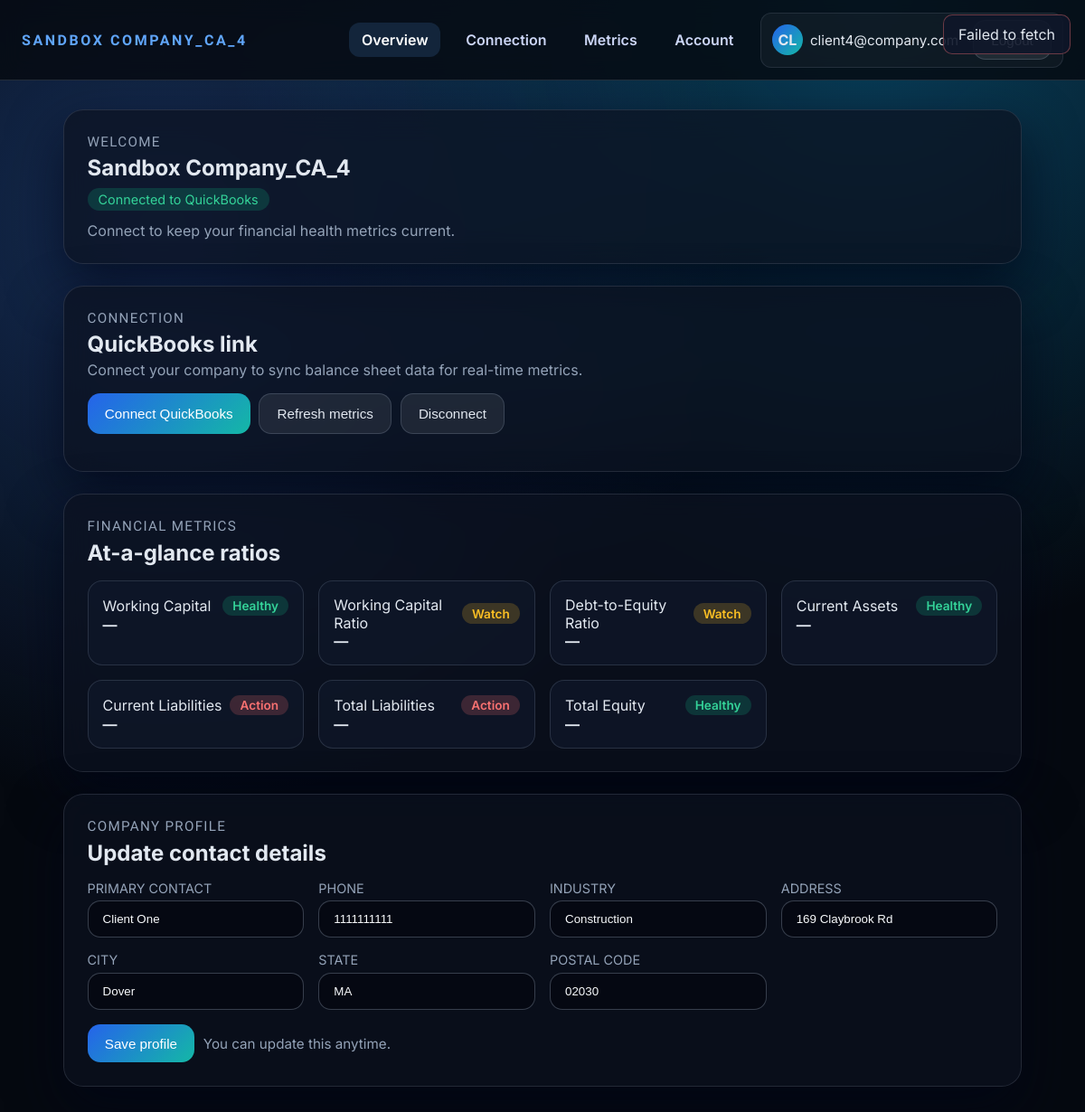
The page /app/overview (signed in) on the database its author committed.
### tables this page shows
CREATE TABLE clients (
                id INTEGER PRIMARY KEY AUTOINCREMENT,
                name TEXT NOT NULL,
                client_key TEXT NOT NULL UNIQUE,
                owner_user_id INTEGER NOT NULL,
                onboarding_completed INTEGER NOT NULL DEFAULT 0,
                created_at INTEGER NOT NULL,
                FOREIGN KEY(owner_user_id) REFERENCES users(id)
            );

CREATE TABLE users (
                id INTEGER PRIMARY KEY AUTOINCREMENT,
                email TEXT NOT NULL UNIQUE,
                hashed_password TEXT NOT NULL,
                role TEXT NOT NULL,
                onboarding_completed INTEGER NOT NULL DEFAULT 0,
                created_at INTEGER NOT NULL
            );

CREATE TABLE client_profiles (
                client_id INTEGER PRIMARY KEY,
                contact_name TEXT,
                phone TEXT,
                industry TEXT,
                address_line TEXT,
                city TEXT,
                state TEXT,
                postal_code TEXT,
                created_at INTEGER NOT NULL,
                updated_at INTEGER NOT NULL,
                FOREIGN KEY(client_id) REFERENCES clients(id) ON DELETE CASCADE
            );

### main.py (the view)
@app.get("/app/overview", response_class=HTMLResponse)
def app_overview(request: Request, section: Optional[str] = None, user: User = Depends(require_user)):
    if user.role != "client":
        return RedirectResponse("/", status_code=status.HTTP_303_SEE_OTHER)
    return templates.TemplateResponse("client_dashboard.html", _client_dashboard_context(request, user, section))

### templates/client_dashboard.html (shortened to what this page needs)
<!DOCTYPE html>
<html lang="en">
  <head>
  </head>
  <body>
    <header>
      <div class="brand">{{ client.name if client else "Client portal" }}</div>
      <nav>
        <a href="#overview" data-target="overview">Overview</a>
        <a href="#connect" data-target="connect">Connection</a>
        <a href="#metrics" data-target="metrics">Metrics</a>
        <a href="#account" data-target="account">Account</a>
      </nav>
      <div class="user-chip">
        <div class="avatar">{{ user.email[:2].upper() }}</div>
        <div style="font-size:0.95rem">{{ user.email }}</div>
        <form method="post" action="/logout">
          <button class="secondary" type="submit" style="margin-left:0.5rem">Logout</button>
        </form>
      </div>
    </header>
    {% if not client %}
    <main>
      <div class="glass">
        <h2>No client profile</h2>
        <p>Please contact your advisor so they can assign a company to your login.</p>
      </div>
    </main>
    {% else %}
    <main>
      <section class="glass" id="overview">
        <div class="section-title">Welcome</div>
        <h1>{{ client.name }}</h1>
        <div class="status-pill {{ 'connected' if client.connected else 'pending' }}" style="margin-top:0.5rem">
          {% if client.connected %}Connected to QuickBooks{% else %}Not connected{% endif %}
        </div>
        <p style="margin-top:0.75rem">Connect to keep your financial health metrics current.</p>
      </section>
      <section class="glass" id="connect">
        <div class="section-title">Connection</div>
        <h2>QuickBooks link</h2>
        <p>Connect your company to sync balance sheet data for real-time metrics.</p>
        <div class="button-row" style="margin-top:1rem; display:flex; gap:0.6rem; flex-wrap:wrap">
          <button class="primary" onclick="beginOAuth()">Connect QuickBooks</button>
          <button class="secondary" onclick="fetchMetrics()">Refresh metrics</button>
          <button class="secondary" onclick="disconnectClient()">Disconnect</button>
        </div>
      </section>
      <section class="glass" id="metrics">
        <div class="section-title">Financial metrics</div>
        <h2>At-a-glance ratios</h2>
        <div class="metrics-grid" style="margin-top:1rem">
          <div class="item">
            <div style="display:flex; justify-content:space-between; align-items:center">
              <span>Working Capital</span>
              <span class="pill good" id="chip-workingCapital">Healthy</span>
            </div>
            <strong id="workingCapital">—</strong>
          </div>
          <div class="item">
            <div style="display:flex; justify-content:space-between; align-items:center">
              <span>Working Capital Ratio</span>
              <span class="pill watch" id="chip-workingCapitalRatio">Watch</span>
            </div>
            <strong id="workingCapitalRatio">—</strong>
          </div>
          <div class="item">
            <div style="display:flex; justify-content:space-between; align-items:center">
              <span>Debt-to-Equity Ratio</span>
              <span class="pill watch" id="chip-debtToEquityRatio">Watch</span>
            </div>
            <strong id="debtToEquityRatio">—</strong>
          </div>
          <div class="item">
            <div style="display:flex; justify-content:space-between; align-items:center">
              <span>Current Assets</span>
              <span class="pill good" id="chip-currentAssets">Healthy</span>
            </div>
            <strong id="currentAssets">—</strong>
          </div>
          <div class="item">
            <div style="display:flex; justify-content:space-between; align-items:center">
              <span>Current Liabilities</span>
              <span class="pill bad" id="chip-currentLiabilities">Action</span>
            </div>
            <strong id="currentLiabilities">—</strong>
          </div>
          <div class="item">
            <div style="display:flex; justify-content:space-between; align-items:center">
              <span>Total Liabilities</span>
              <span class="pill bad" id="chip-totalLiabilities">Action</span>
            </div>
            <strong id="totalLiabilities">—</strong>
          </div>
          <div class="item">
            <div style="display:flex; justify-content:space-between; align-items:center">
              <span>Total Equity</span>
              <span class="pill good" id="chip-totalEquity">Healthy</span>
            </div>
            <strong id="totalEquity">—</strong>
          </div>
        </div>
      </section>
      <section class="glass" id="account">
        <div class="section-title">Company profile</div>
        <h2>Update contact details</h2>
        <form method="post" action="/client/profile" class="grid" style="margin-top:1rem">
          <div>
            <label for="contact_name">Primary contact</label>
            <input id="contact_name" name="contact_name" value="{{ client_profile.contact_name if client_profile else '' }}" />
          </div>
          <div>
            <label for="phone">Phone</label>
            <input id="phone" name="phone" value="{{ client_profile.phone if client_profile else '' }}" />
          </div>
          <div>
            <label for="industry">Industry</label>
            <input id="industry" name="industry" value="{{ client_profile.industry if client_profile else client.industry or '' }}" />
          </div>
          <div>
            <label for="address_line">Address</label>
            <input id="address_line" name="address_line" value="{{ client_profile.address_line if client_profile else '' }}" />
          </div>
          <div>
            <label for="city">City</label>
            <input id="city" name="city" value="{{ client_profile.city if client_profile else '' }}" />
          </div>
          <div>
            <label for="state">State</label>
            <input id="state" name="state" value="{{ client_profile.state if client_profile else '' }}" />
          </div>
          <div>
            <label for="postal_code">Postal code</label>
            <input id="postal_code" name="postal_code" value="{{ client_profile.postal_code if client_profile else '' }}" />
          </div>
          <div style="grid-column:1/-1; display:flex; gap:0.6rem; align-items:center">
            <button type="submit" class="primary">Save profile</button>
            <span style="color:#94a3b8; font-size:0.95rem">You can update this anytime.</span>
          </div>
        </form>
      </section>
    </main>
    <div class="toast-host" id="toastHost"></div>
    {% endif %}
  </body>
</html>

### templates/client_dashboard.html (style rules this page uses)
:root { font-family: "Inter", -apple-system, BlinkMacSystemFont, "Segoe UI", sans-serif; background: #050910; color: #e2e8f0; }
* { box-sizing: border-box; }
body { margin: 0; background: radial-gradient(circle at 15% 20%, rgba(59, 130, 246, 0.3), transparent 45%), radial-gradient(circle at 80% 0%, rgba(14, 165, 233, 0.35), transparent 45%), #050910; }
header { position: sticky; top: 0; z-index: 10; backdrop-filter: blur(12px); background: rgba(5, 9, 16, 0.8); border-bottom: 1px solid rgba(148, 163, 184, 0.2); padding: 0.85rem 1.5rem; display: flex; align-items: center; gap: 1rem; }
.brand { font-family: "Rajdhani", "Inter", sans-serif; letter-spacing: 0.16rem; text-transform: uppercase; color: #60a5fa; font-weight: 700; }
nav { margin-left: auto; display: flex; gap: 0.9rem; }
nav a { color: #cbd5f5; text-decoration: none; padding: 0.55rem 0.85rem; border-radius: 12px; font-weight: 600; }
nav a:hover, nav a.active { background: rgba(96, 165, 250, 0.15); color: #fff; }
.user-chip { display: flex; align-items: center; gap: 0.5rem; padding: 0.45rem 0.75rem; border-radius: 12px; background: rgba(255, 255, 255, 0.04); border: 1px solid rgba(148, 163, 184, 0.15); }
.avatar { width: 34px; height: 34px; border-radius: 50%; background: linear-gradient(135deg, #2563eb, #14b8a6); display: flex; align-items: center; justify-content: center; font-weight: 700; }
main { max-width: 1100px; margin: 0 auto; padding: 2rem 1.25rem 3rem; display: flex; flex-direction: column; gap: 1.5rem; }
.glass { border-radius: 22px; background: rgba(12, 18, 32, 0.7); border: 1px solid rgba(148, 163, 184, 0.18); box-shadow: 0 25px 60px rgba(2, 6, 23, 0.7); backdrop-filter: blur(16px); padding: 1.6rem; }
.section-title { font-family: "Rajdhani", "Inter", sans-serif; letter-spacing: 0.08rem; text-transform: uppercase; font-size: 0.95rem; color: #94a3b8; margin-bottom: 0.35rem; }
h1, h2, h3 { margin: 0; }
p { margin: 0.25rem 0 0; color: #94a3b8; }
label { display: block; margin-bottom: 0.35rem; font-size: 0.9rem; text-transform: uppercase; color: #94a3b8; }
input { width: 100%; border-radius: 14px; border: 1px solid rgba(148, 163, 184, 0.35); padding: 0.75rem 1rem; background: rgba(5, 8, 16, 0.7); color: #f8fafc; }
.grid { display: grid; grid-template-columns: repeat(auto-fit, minmax(230px, 1fr)); gap: 1rem; }
button { border-radius: 14px; border: none; padding: 0.8rem 1.2rem; font-size: 0.95rem; cursor: pointer; }
button.primary { background: linear-gradient(135deg, #2563eb, #14b8a6); color: white; }
button.secondary { background: rgba(255, 255, 255, 0.08); color: #e2e8f0; border: 1px solid rgba(148, 163, 184, 0.25); }
.status-pill { display: inline-flex; align-items: center; gap: 0.4rem; border-radius: 999px; padding: 0.25rem 0.75rem; font-size: 0.9rem; }
.status-pill.connected { background: rgba(16, 185, 129, 0.2); color: #34d399; }
.metrics-grid { display: grid; grid-template-columns: repeat(auto-fit, minmax(220px, 1fr)); gap: 1rem; }
.metrics-grid .item { background: rgba(15, 23, 42, 0.75); border-radius: 16px; padding: 1rem; border: 1px solid rgba(148, 163, 184, 0.2); }
.pill { display: inline-flex; align-items: center; gap: 0.4rem; padding: 0.2rem 0.7rem; border-radius: 999px; font-size: 0.85rem; font-weight: 600; }
.pill.good { background: rgba(16, 185, 129, 0.2); color: #34d399; }
.pill.bad { background: rgba(248, 113, 113, 0.2); color: #f87171; }
.pill.watch { background: rgba(251, 191, 36, 0.2); color: #fbbf24; }
.toast-host { position: fixed; top: 1rem; right: 1rem; display: flex; flex-direction: column; gap: 0.5rem; z-index: 20; }

### rows shown on the page
clients: name "SANDBOX COMPANY_CA_4", name "Sandbox Company_CA_4"
users: email "CL", email "client4@company.com"
client_profiles: contact_name "Client One", phone "1111111111", industry "Construction", address_line "169 Claybrook Rd", city "Dover", state "MA", postal_code "02030"
